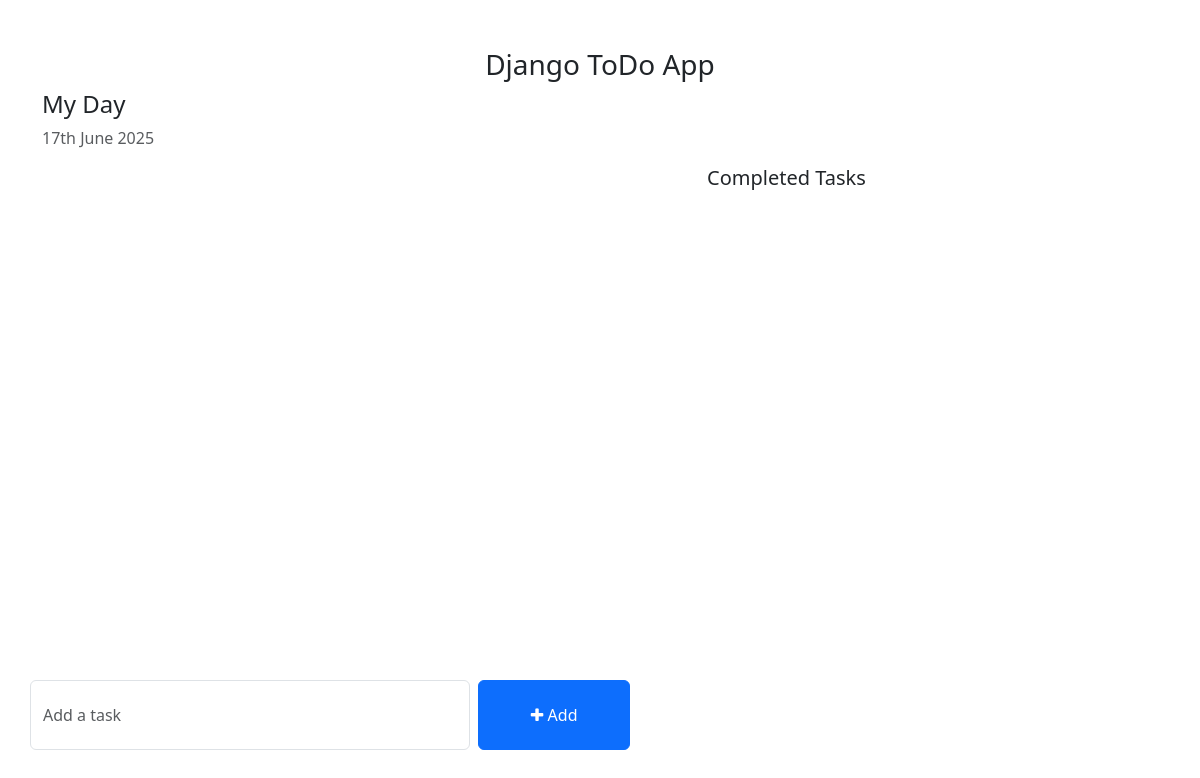
The app's page /, older data.
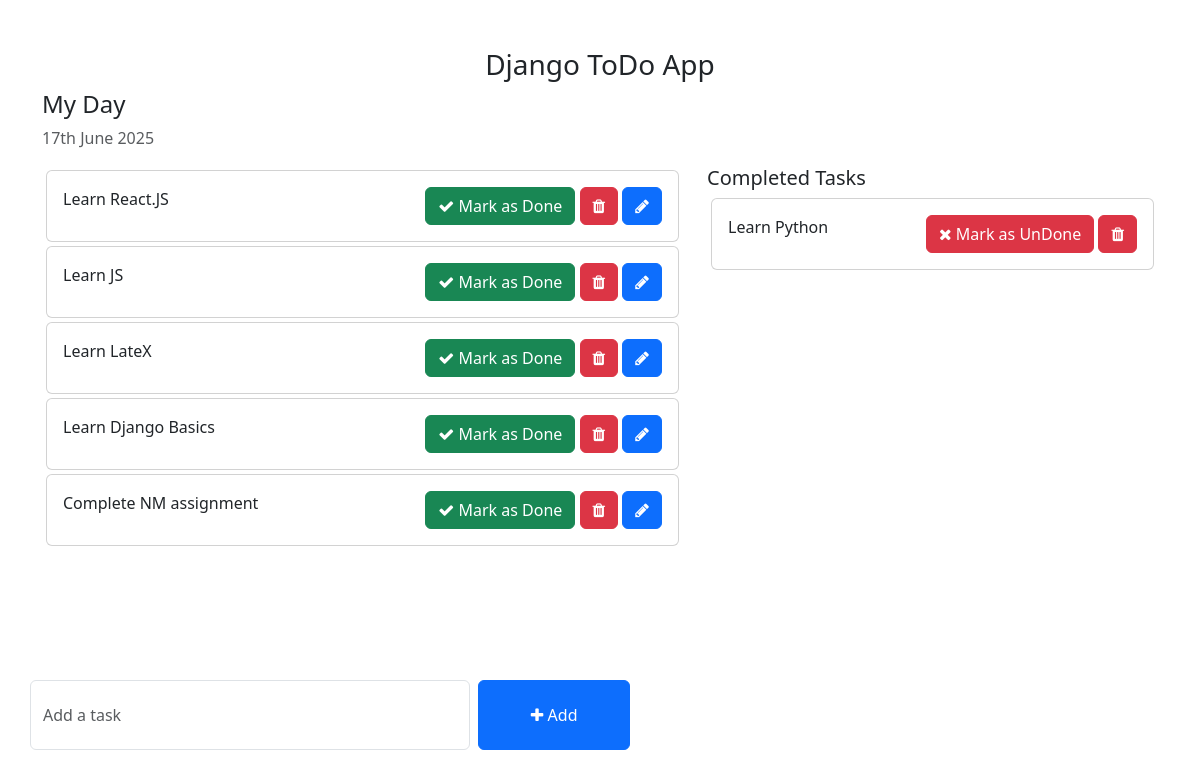
The same page, newer data.
### todo/models.py (models this page shows, shortened)
class Task(models.Model):
    task = models.CharField(max_length=250)
    is_completed = models.BooleanField(default=False)
    created_at = models.DateTimeField(auto_now_add=True)
    updated_at = models.DateTimeField(auto_now=True)

### todo_main/views.py (the view)
# urls.py: 2. Add a URL to urlpatterns:  path('', views.home, name='home')
def home(request):
    tasks = Task.objects.filter(is_completed = False).order_by('-created_at')
    completed_tasks = Task.objects.filter(is_completed = True).order_by('-updated_at')
    context = {
        "tasks" : tasks,
        "completed_tasks" : completed_tasks
    }
    return render(request, 'home.html', context)

### templates/home.html (shortened to what this page needs)
{% load static %}
<!DOCTYPE html>
<html lang="en">
  <head>
    <link
      href="https://cdn.jsdelivr.net/npm/bootstrap@5.3.0-alpha1/dist/css/bootstrap.min.css"
      rel="stylesheet"
    />
    <link
      rel="stylesheet"
      href="https://cdnjs.cloudflare.com/ajax/libs/font-awesome/4.7.0/css/font-awesome.min.css"
    />
  </head>
  <body>
    <div class="container">
      <h3 class="pt-5 text-center">Django ToDo App</h3>
      <div class="row">
        <h4>My Day</h4>
        <p class="text-muted">{% now "jS F Y" %}</p>
        <div class="col-md-7 col-lg-7" style="height: 450px; overflow: scroll">
          {% for task in tasks %}
          <div class="card m-1">
            <div class="card-body">
              {{ task.task }}
              <span style="position: relative; float: right">
                <a
                  href="{% url 'mark_as_done' task.pk %}"
                  class="btn btn-success"
                  ><i class="fa fa-check"></i> Mark as Done</a
                >
                <a href="{% url 'delete_task' task.pk %}" class="btn btn-danger"
                  ><i class="fa fa-trash"></i
                ></a>
                <a href="{% url 'edit_task' task.pk %}" class="btn btn-primary"
                  ><i class="fa fa-pencil"></i
                ></a>
              </span>
            </div>
          </div>
          {% endfor %}
        </div>
        <div class="col-md-5 col-lg-5">
          <h5>Completed Tasks</h5>
          {% for task in completed_tasks %}
          <div class="card m-1">
            <div class="card-body">
              {{ task.task }}
              <span style="position: relative; float: right"
                ><a
                  href="{% url 'mark_as_undone' task.pk %}"
                  class="btn btn-danger"
                  ><i class="fa fa-times"></i> Mark as UnDone</a
                >
                <a href="{% url 'delete_task' task.pk %}" class="btn btn-danger"
                  ><i class="fa fa-trash"></i
                ></a>
              </span>
            </div>
          </div>
          {% endfor %}
        </div>
      </div>
      <div class="row">
        <div
          class="col-md-6 col-lg-6 p-0"
          style="position: absolute; bottom: 50px"
        >
          <form action="{% url 'addTask' %}" method="POST">
            <div class="form-group">
              <span style="display: flex">
                <input
                  type="text"
                  name="task"
                  class="form-control"
                  placeholder="Add a task"
                />
                <button
                  type="submit"
                  class="btn btn-primary ms-2"
                  style="width: 200px"
                >
                  <i class="fa fa-plus"></i> Add
                </button>
              </span>
            </div>
          </form>
        </div>
      </div>
    </div>
  </body>
</html>

### templates/home.html (style rules this page uses)
.form-control { padding: 1.375rem 0.75rem !important; }

Row changes from the older to the newer data that the page shows:
added Task: task "Learn React.JS", shown under "My Day"
added Task: task "Learn JS", shown under "My Day"
added Task: task "Learn LateX", shown under "My Day"
added Task: task "Learn Django Basics", shown under "My Day"
added Task: task "Complete NM assignment", shown under "My Day"
added Task: task "Learn Python", shown under "Completed Tasks"
